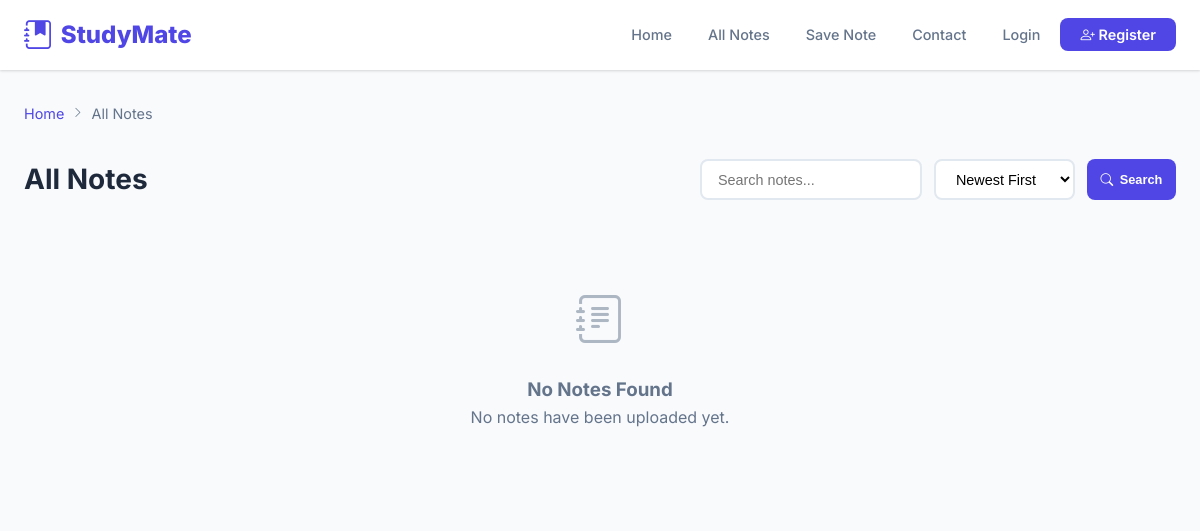
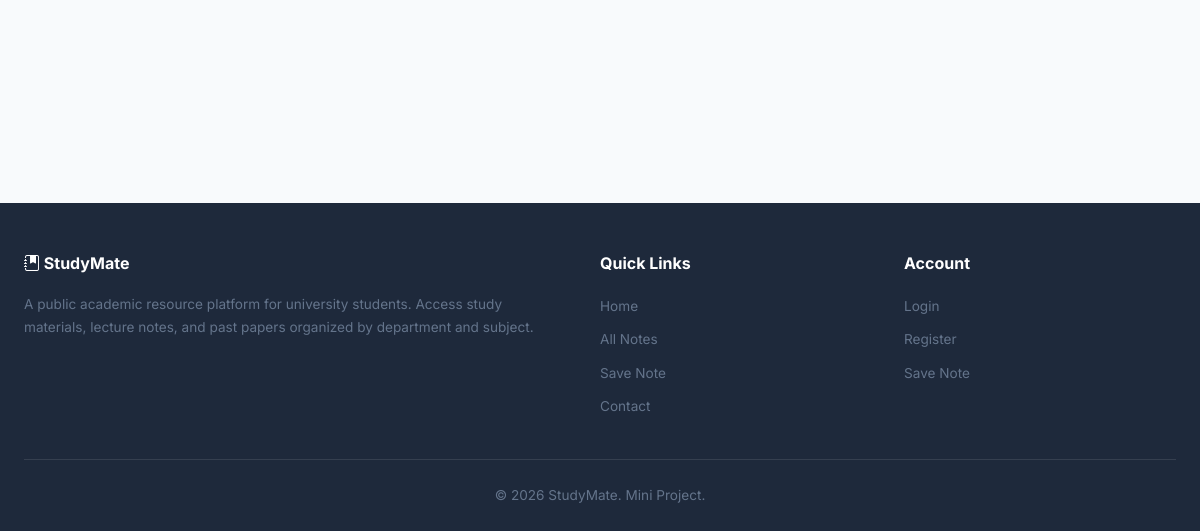
Before: /subjects.php with the older database file (2 pictures, top to bottom).
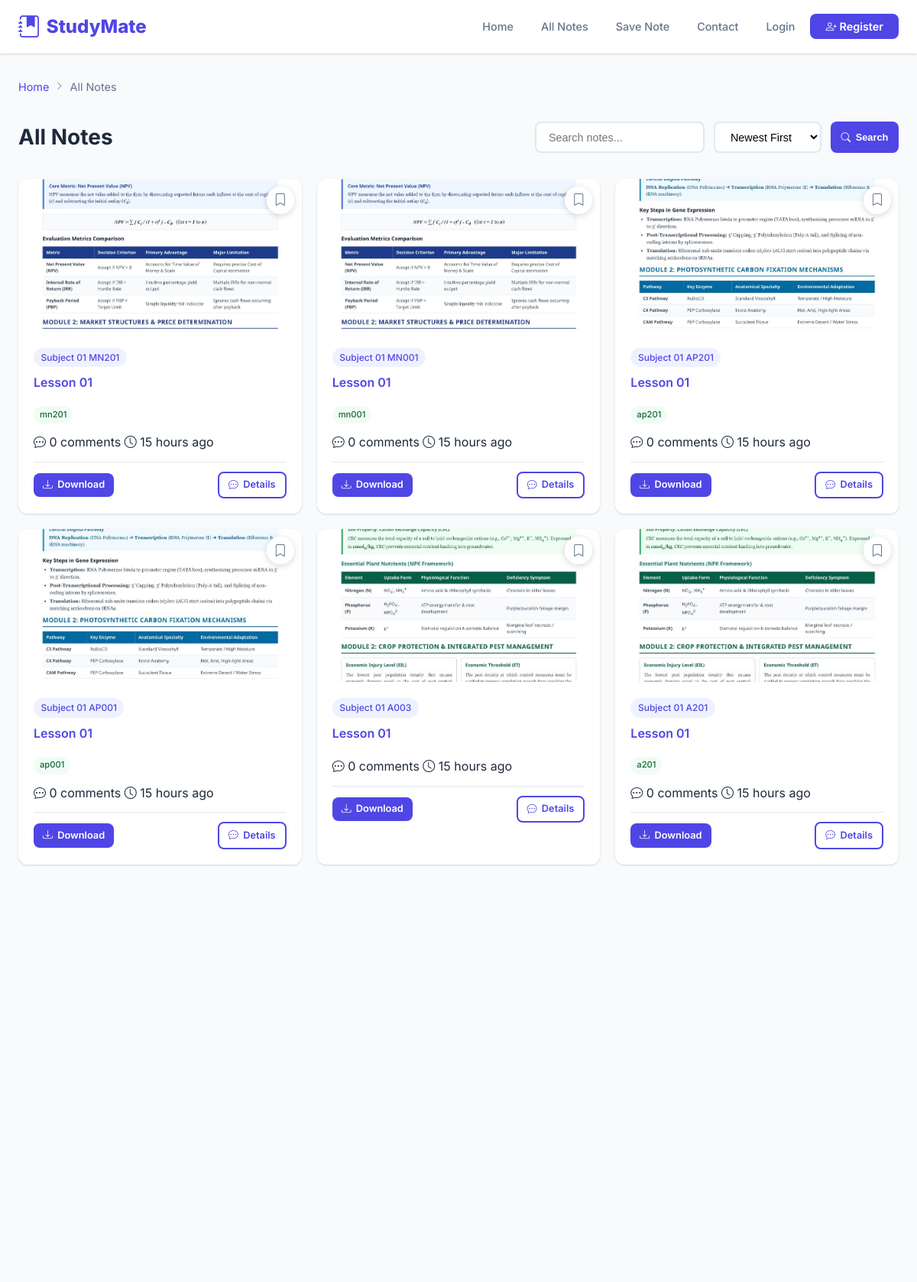
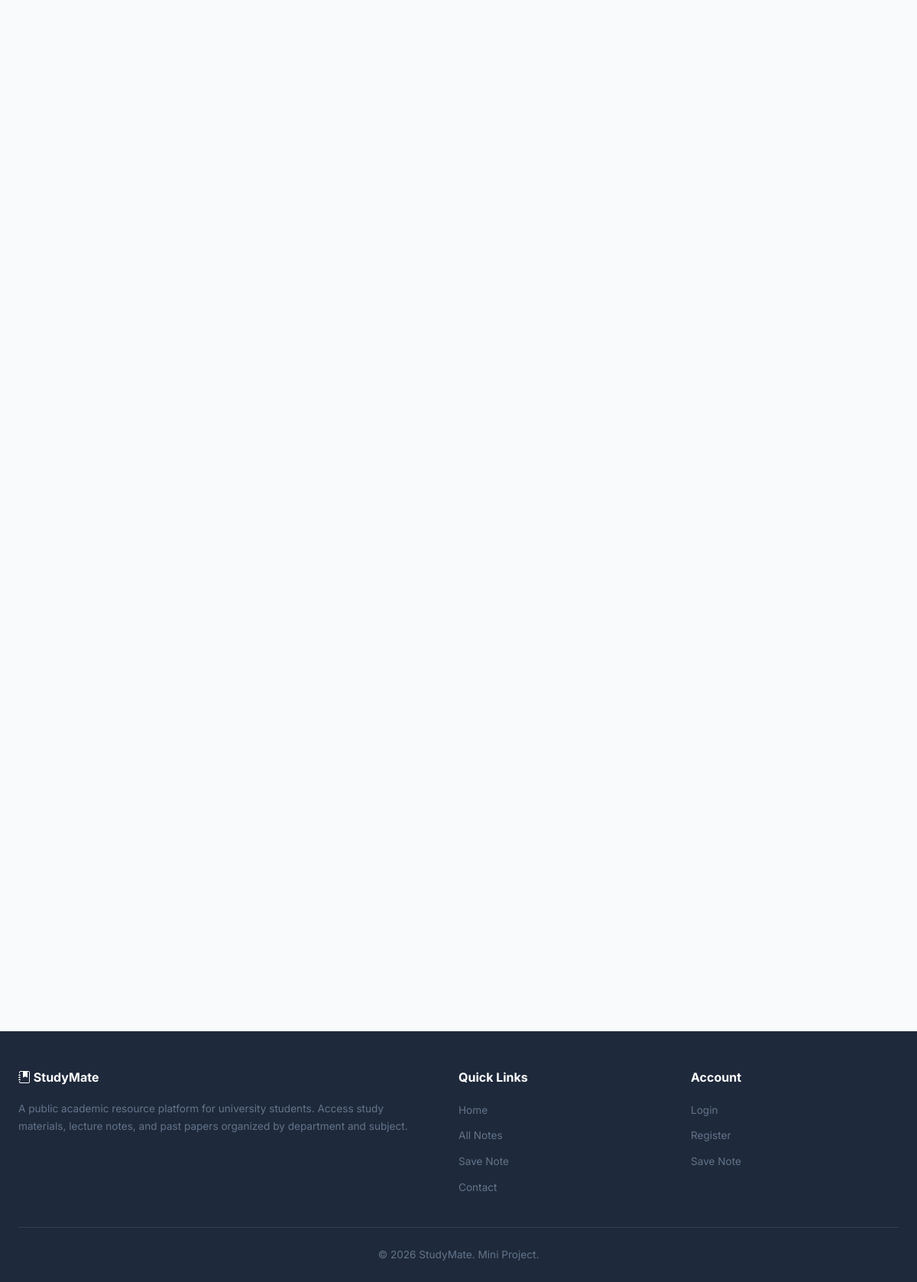
After: the same page with the newer database file (2 pictures, top to bottom).
### tables this page shows
CREATE TABLE notes (
    id INT AUTO_INCREMENT PRIMARY KEY,
    subject_id INT NOT NULL,
    title VARCHAR(200) NOT NULL,
    description TEXT,
    pdf_path VARCHAR(255) NOT NULL,
    thumbnail_path VARCHAR(255),
    uploaded_by INT,
    created_at TIMESTAMP DEFAULT CURRENT_TIMESTAMP,
    FOREIGN KEY (subject_id) REFERENCES subjects(id) ON DELETE CASCADE,
    FOREIGN KEY (uploaded_by) REFERENCES users(id) ON DELETE SET NULL
);

CREATE TABLE subjects (
    id INT AUTO_INCREMENT PRIMARY KEY,
    department_id INT NOT NULL,
    name VARCHAR(150) NOT NULL,
    code VARCHAR(20),
    created_at TIMESTAMP DEFAULT CURRENT_TIMESTAMP,
    FOREIGN KEY (department_id) REFERENCES departments(id) ON DELETE CASCADE
);

### includes/db.php (called while the page is built, shortened)
<?php
$siteName = "StudyMate";
$basePath = '';

### includes/functions.php (called while the page is built, shortened)
<?php
function isLoggedIn() {
    return isset($_SESSION['user_id']);
}
function timeAgo($datetime) {
    $now = new DateTime();
    $ago = new DateTime($datetime);
    $diff = $now->diff($ago);
    if ($diff->d > 0) return $diff->d . ' day' . ($diff->d > 1 ? 's' : '') . ' ago';
    if ($diff->h > 0) return $diff->h . ' hour' . ($diff->h > 1 ? 's' : '') . ' ago';
    return 'Just now';
}

### subjects.php (the view, shortened to what this page needs)
<?php
require_once 'includes/db.php';
require_once 'includes/functions.php';
$search = isset($_GET['search']) ? trim($_GET['search']) : '';
$sortBy = isset($_GET['sort']) ? $_GET['sort'] : 'newest';
$userId = isLoggedIn() ? $_SESSION['user_id'] : 0;
$department = null;
$category = null;
$notesSql = "SELECT DISTINCT n.*, s.name as subject_name, s.code as subject_code,
        (SELECT COUNT(*) FROM comments WHERE note_id = n.id) as comment_count,
        (SELECT GROUP_CONCAT(tag SEPARATOR ', ') FROM note_tags WHERE note_id = n.id) as tags,
        (SELECT COUNT(*) FROM saved_notes WHERE user_id = ? AND note_id = n.id) as is_saved
        FROM notes n
        JOIN subjects s ON n.subject_id = s.id
        LEFT JOIN note_tags nt ON n.id = nt.note_id";
$params = [$userId];
$types = 'i';
switch ($sortBy) {
    default:
        $notesSql .= " ORDER BY n.created_at DESC";
}
$stmt = $conn->prepare($notesSql);
$stmt->bind_param($types, ...$params);
$stmt->execute();
$notes = $stmt->get_result();
?>
<!DOCTYPE html>
<html lang="en">
<head>
    <link rel="stylesheet" href="css/style.css?v=<?= filemtime('css/style.css') ?>">
    <link rel="stylesheet" href="https://cdn.jsdelivr.net/npm/bootstrap-icons@1.11.3/font/bootstrap-icons.min.css">
</head>
<body>
<?php include 'includes/navbar.php'; ?>
<div class="page-wrapper">
    <div class="container">
        <?php if ($department): ?>
        <div class="breadcrumb">
            <a href="index.php">Home</a>
            <i class="bi bi-chevron-right"></i>
            <a href="departments.php?category_id=<?= $category['id'] ?>"><?= htmlspecialchars($category['name']) ?></a>
            <i class="bi bi-chevron-right"></i>
            <span><?= htmlspecialchars($department['name']) ?></span>
        </div>
        <?php else: ?>
        <div class="breadcrumb">
            <a href="index.php">Home</a>
            <i class="bi bi-chevron-right"></i>
            <span><?= $search ? "Search: " . htmlspecialchars($search) : 'All Notes' ?></span>
        </div>
        <?php endif; ?>
        <div class="page-header">
            <h1>
                <?php if ($search): ?>
                    Search Results for "<?= htmlspecialchars($search) ?>"
                <?php elseif ($department): ?>
                    <?= htmlspecialchars($department['name']) ?>
                <?php else: ?>
                    All Notes
                <?php endif; ?>
            </h1>
            <div class="search-filter">
                <form action="" method="GET" style="display:flex; gap:0.75rem; flex-wrap:wrap;">
                    <input type="text" name="search" placeholder="Search notes..." value="<?= htmlspecialchars($search) ?>" id="liveSearch">
                    <select name="sort">
                        <option value="newest" <?= $sortBy === 'newest' ? 'selected' : '' ?>>Newest First</option>
                    </select>
                    <button type="submit" class="btn btn-primary btn-sm"><i class="bi bi-search"></i> Search</button>
                </form>
            </div>
        </div>
        <?php if ($notes->num_rows > 0): ?>
        <div class="list-grid">
            <?php while ($note = $notes->fetch_assoc()): ?>
            <div class="note-card filterable-item fade-in">
                <div class="thumbnail-wrapper">
                    <a href="<?= htmlspecialchars($note['pdf_path']) ?>" download class="thumbnail" title="Click to download <?= htmlspecialchars($note['title']) ?>">
                        <?php if ($note['thumbnail_path'] && file_exists($note['thumbnail_path'])): ?>
                            <img src="<?= htmlspecialchars($note['thumbnail_path']) ?>" alt="<?= htmlspecialchars($note['title']) ?>">
                        <?php else: ?>
                            <i class="bi bi-file-earmark-pdf"></i>
                        <?php endif; ?>
                    </a>
                    <div class="card-save-btn-wrap">
                        <?php if (isLoggedIn()): ?>
                            <?php if (!empty($note['is_saved'])): ?>
                            <form action="<?= $basePath ?>actions/unsave_note.php" method="POST">
                                <?= csrfField() ?>
                                <input type="hidden" name="note_id" value="<?= $note['id'] ?>">
                                <button type="submit" class="card-save-btn is-saved" title="Saved (Click to remove)">
                                    <i class="bi bi-bookmark-fill"></i>
                                </button>
                            </form>
                            <?php else: ?>
                            <form action="<?= $basePath ?>actions/save_note.php" method="POST">
                                <?= csrfField() ?>
                                <input type="hidden" name="note_id" value="<?= $note['id'] ?>">
                                <button type="submit" class="card-save-btn" title="Save note">
                                    <i class="bi bi-bookmark"></i>
                                </button>
                            </form>
                            <?php endif; ?>
                        <?php else: ?>
                            <a href="<?= $basePath ?>auth/login.php" class="card-save-btn" title="Login to save">
                                <i class="bi bi-bookmark"></i>
                            </a>
                        <?php endif; ?>
                    </div>
                </div>
                <div class="info">
                    <span class="subject-tag"><?= htmlspecialchars($note['subject_name']) ?> <?= htmlspecialchars($note['subject_code']) ?></span>
                    <h3><a href="<?= $basePath ?>view_note.php?id=<?= $note['id'] ?>"><?= htmlspecialchars($note['title']) ?></a></h3>
                    <?php if (!empty($note['tags'])): ?>
                    <div class="note-tags">
                        <?php foreach (explode(', ', $note['tags']) as $tag): ?>
                        <span class="note-tag"><?= htmlspecialchars($tag) ?></span>
                        <?php endforeach; ?>
                    </div>
                    <?php endif; ?>
                    <div class="meta">
                        <span><i class="bi bi-chat-dots"></i> <?= $note['comment_count'] ?> comments</span>
                        <span><i class="bi bi-clock"></i> <?= timeAgo($note['created_at']) ?></span>
                    </div>
                    <div class="actions" style="margin-top: 0.75rem;">
                        <a href="<?= htmlspecialchars($note['pdf_path']) ?>" download class="btn btn-primary btn-sm"><i class="bi bi-download"></i> Download</a>
                        <a href="<?= $basePath ?>view_note.php?id=<?= $note['id'] ?>" class="btn btn-outline btn-sm"><i class="bi bi-chat-dots"></i> Details</a>
                    </div>
                </div>
            </div>
            <?php endwhile; ?>
        </div>
        <?php else: ?>
        <div class="empty-state">
            <i class="bi bi-journal-text"></i>
            <h3>No Notes Found</h3>
            <p><?= $search ? "No results match your search. Try different keywords." : "No notes have been uploaded yet." ?></p>
        </div>
        <?php endif; ?>
    </div>
</div>
<?php include 'includes/footer.php'; ?>
</body>
</html>

### includes/navbar.php (shortened to what this page needs)
<nav class="navbar">
    <div class="container">
        <a href="<?= $basePath ?>index.php" class="navbar-brand">
            <i class="bi bi-journal-bookmark-fill"></i>
            <?= $siteName ?? 'StudyMate' ?>
        </a>
        <ul class="nav-links">
            <li><a href="<?= $basePath ?>index.php">Home</a></li>
            <li><a href="<?= $basePath ?>subjects.php">All Notes</a></li>
            <li><a href="<?= $basePath ?>saved_notes.php">Save Note</a></li>
            <li><a href="<?= $basePath ?>contact.php">Contact</a></li>
            <?php if (isLoggedIn()): ?>
            <li class="profile-menu-wrap">
                <button class="profile-toggle" id="profileToggle">
                    <?php if (($_SESSION['profile_image'] ?? null) && file_exists($_SESSION['profile_image'])): ?>
                    <img src="<?= htmlspecialchars($_SESSION['profile_image']) ?>" alt="" class="profile-avatar">
                    <?php else: ?>
                    <span class="profile-avatar"><?= strtoupper(substr($_SESSION['username'], 0, 1)) ?></span>
                    <?php endif; ?>
                    <i class="bi bi-chevron-down"></i>
                </button>
                <div class="profile-dropdown">
                    <div class="dropdown-header">
                        <?php if (($_SESSION['profile_image'] ?? null) && file_exists($_SESSION['profile_image'])): ?>
                        <img src="<?= htmlspecialchars($_SESSION['profile_image']) ?>" alt="" class="profile-avatar-lg">
                        <?php else: ?>
                        <span class="profile-avatar-lg"><?= strtoupper(substr($_SESSION['username'], 0, 1)) ?></span>
                        <?php endif; ?>
                        <div>
                            <div class="dropdown-name"><?= htmlspecialchars($_SESSION['username']) ?></div>
                            <div class="dropdown-email"><?= htmlspecialchars($_SESSION['email']) ?></div>
                        </div>
                    </div>
                    <div class="dropdown-divider"></div>
                    <a href="<?= $basePath ?>saved_notes.php" class="dropdown-item"><i class="bi bi-bookmark-heart"></i> Save Note</a>
                    <a href="<?= $basePath ?>account.php" class="dropdown-item"><i class="bi bi-person-gear"></i> Account Settings</a>
                    <?php if (isAdmin()): ?>
                    <a href="<?= $basePath ?>admin/index.php" class="dropdown-item"><i class="bi bi-speedometer2"></i> Admin Panel</a>
                    <?php endif; ?>
                    <div class="dropdown-divider"></div>
                    <a href="<?= $basePath ?>auth/logout.php" class="dropdown-item dropdown-logout"><i class="bi bi-box-arrow-right"></i> Logout</a>
                </div>
            </li>
            <?php else: ?>
            <li><a href="<?= $basePath ?>auth/login.php">Login</a></li>
            <li><a href="<?= $basePath ?>auth/register.php" class="btn-nav"><i class="bi bi-person-plus"></i> Register</a></li>
            <?php endif; ?>
        </ul>
    </div>
</nav>

### includes/footer.php
<footer class="footer">
    <div class="container">
        <div class="footer-grid">
            <div>
                <h4><i class="bi bi-journal-bookmark-fill"></i> <?= $siteName ?? 'StudyMate' ?></h4>
                <p>A public academic resource platform for university students. Access study materials, lecture notes, and past papers organized by department and subject.</p>
            </div>
            <div>
                <h4>Quick Links</h4>
                <ul>
                    <li><a href="<?= $basePath ?>index.php">Home</a></li>
                    <li><a href="<?= $basePath ?>subjects.php">All Notes</a></li>
                    <li><a href="<?= $basePath ?>saved_notes.php">Save Note</a></li>
                    <li><a href="<?= $basePath ?>contact.php">Contact</a></li>
                </ul>
            </div>
            <div>
                <h4>Account</h4>
                <ul>
                    <li><a href="<?= $basePath ?>auth/login.php">Login</a></li>
                    <li><a href="<?= $basePath ?>auth/register.php">Register</a></li>
                    <li><a href="<?= $basePath ?>saved_notes.php">Save Note</a></li>
                </ul>
            </div>
        </div>
        <div class="footer-bottom">
            <p>&copy; <?= date('Y') ?> <?= $siteName ?? 'StudyMate' ?>. Mini Project.</p>
        </div>
    </div>
</footer>

Changed rows visible on the page:
added notes: thumbnail_path (picture), subject.name "Subject 01", subject.code "MN201", title "Lesson 01", tag "mn201", comment_count "0", created_at "15 hours ago"
added notes: thumbnail_path (picture), subject.name "Subject 01", subject.code "MN001", title "Lesson 01", tag "mn001", comment_count "0", created_at "15 hours ago"
added notes: thumbnail_path (picture), subject.name "Subject 01", subject.code "AP201", title "Lesson 01", tag "ap201", comment_count "0", created_at "15 hours ago"
added notes: thumbnail_path (picture), subject.name "Subject 01", subject.code "AP001", title "Lesson 01", tag "ap001", comment_count "0", timeAgo($note['created_at']) "15 hours ago"
added notes: thumbnail_path (picture), subject.name "Subject 01", subject.code "A003", title "Lesson 01", comment_count "0", created_at "15 hours ago", shown under "All Notes"
added notes: thumbnail_path (picture), subject.name "Subject 01", subject.code "A201", title "Lesson 01", tag "a201", comment_count "0", created_at "15 hours ago"
Other visible differences:
text no longer shown: "No Notes Found No notes have been uploaded yet."
